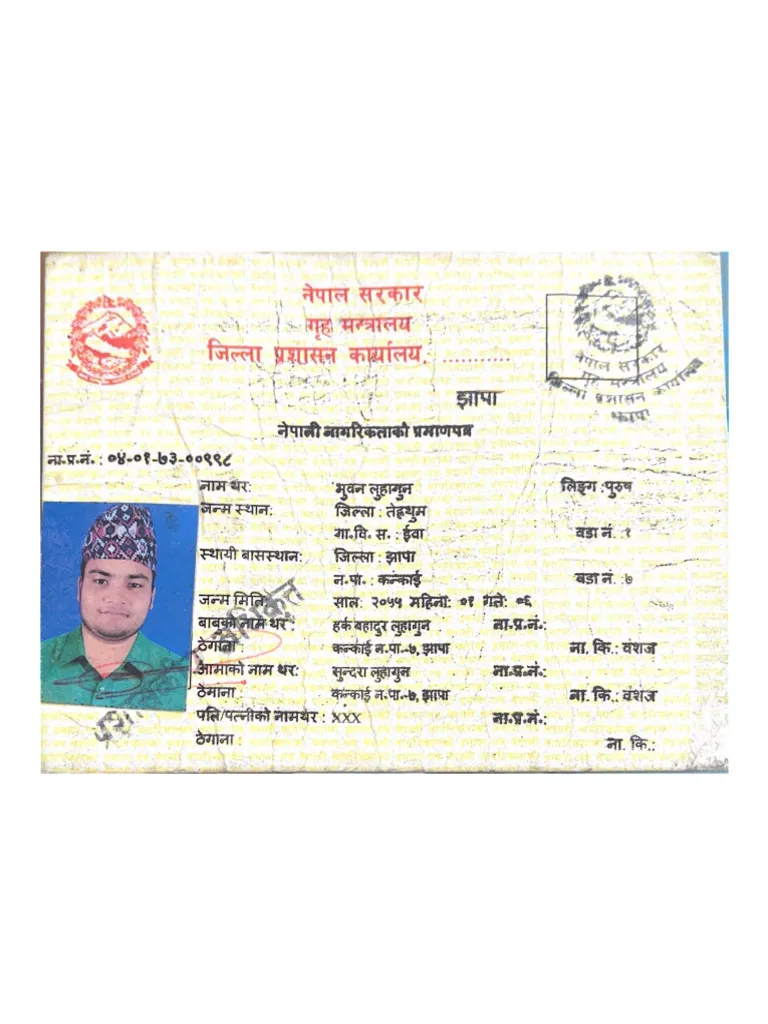
#> input picture Raw Citizenship Images/Front/1.png, 768 x 1024 px; its folder holds only this picture in this run
$ jupyter execute 'Quality Check.ipynb'   (older library calls are emulated)
#> lines starting #> are read from the running program, lines starting #| are printed output that depends on the picture
# Blur Detection Algorithm

The purpose of this will be to check how blurry an image is by checking its lows and high variange using variance of laplacian

[cell 1]
import cv2
# Apply LoG Laplacian of Gaussian
def variance_of_LoG(image):
    """Computes the variance of laplacian of an image and then returns the focus"""
    blurred = cv2.GaussianBlur(image, (5,5), 0)
    return cv2.Laplacian(blurred, cv2.CV_64F).var()

def is_blurry(image, threshold = 72.27):
    """Checks if the image is blurry or not by checking if the image variance of laplacian is below or
    above the threshold"""
    gray_image = cv2.cvtColor(image, cv2.COLOR_BGR2GRAY)
    laplacian_var = variance_of_LoG(gray_image)

    return laplacian_var < threshold, laplacian_var

[cell 2]
import cv2
# Apply LoG Laplacian of Gaussian
def variance_of_laplacian(image):
    """Computes the variance of laplacian of an image and then returns the focus"""
    return cv2.Laplacian(image, cv2.CV_64F).var()

def is_blurry(image, threshold = 37.771):
    """Checks if the image is blurry or not by checking if the image variance of laplacian is below or
    above the threshold"""
    gray_image = cv2.cvtColor(image, cv2.COLOR_BGR2GRAY)
    laplacian_var = variance_of_laplacian(gray_image)

    return laplacian_var < threshold, laplacian_var

[cell 3]
import os
import cv2
import numpy as np
import matplotlib.pyplot as plt
from collections import defaultdict

# ─────────────────────────────────────────────
# CONFIG — change this to your dataset folder
# ─────────────────────────────────────────────
IMAGE_DIR = "Datasets/Augmented/Front"
IMAGE_EXTS = (".jpg", ".jpeg", ".png", ".bmp", ".tiff")

# ─────────────────────────────────────────────
# HELPERS
# ─────────────────────────────────────────────
def get_group_label(filename):
    name = os.path.basename(filename).lower()
    parts = []
    if "blur"   in name: parts.append("blur")
    if "glare"  in name: parts.append("glare")
    if "rotate" in name: parts.append("rotate")
    return "+".join(parts) if parts else "clean"


def log_score(image_path):
#> called with image_path = 'Raw Citizenship Images/Front/1.png'
    img = cv2.imread(image_path, cv2.IMREAD_GRAYSCALE)
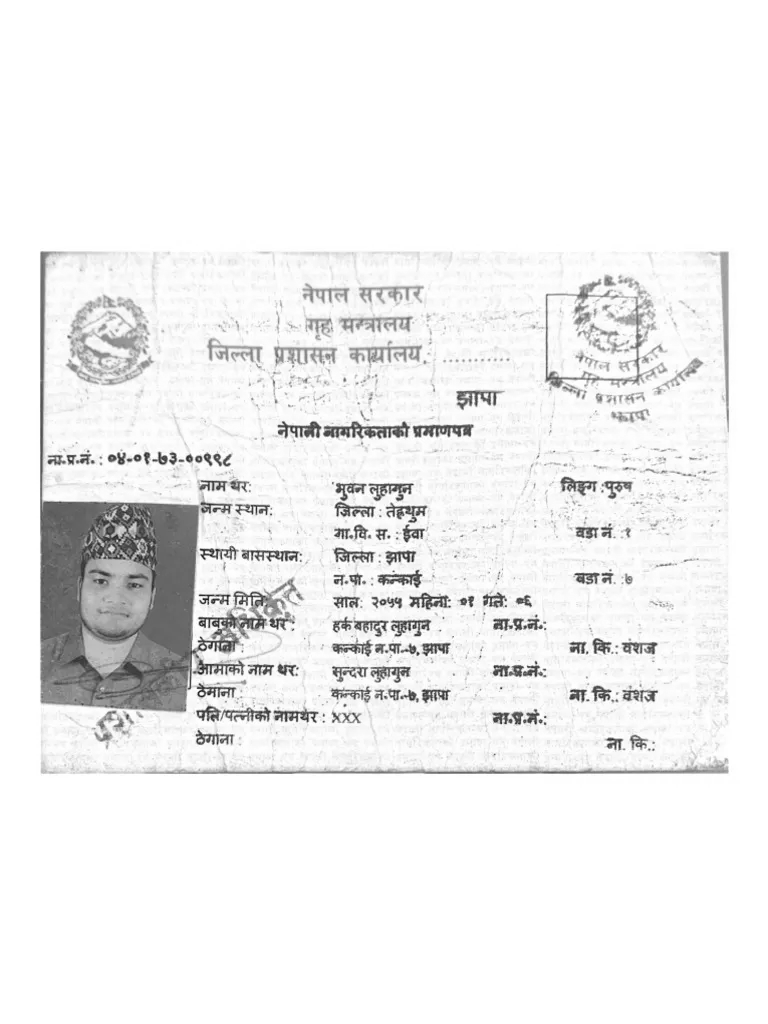
#> img: shape (1024, 768); min 18, max 255, mean 240.1
    if img is None:
        return None
    blurred = cv2.GaussianBlur(img, (5, 5), sigmaX=1.0)
    return cv2.Laplacian(blurred, cv2.CV_64F).var()


def glare_ratio(image_path):
    """Fraction of pixels blown out above brightness 240."""
    img = cv2.imread(image_path, cv2.IMREAD_GRAYSCALE)
    if img is None:
        return None
    return np.sum(img > 240) / img.size


# ─────────────────────────────────────────────
# COLLECT SCORES
# ─────────────────────────────────────────────
all_image_paths = [
    os.path.join(root, f)
    for root, _, files in os.walk(IMAGE_DIR)
    for f in files
    if f.lower().endswith(IMAGE_EXTS)
]

if not all_image_paths:
    raise FileNotFoundError(f"No images found in: {IMAGE_DIR}")

group_scores  = defaultdict(list)
group_glare   = defaultdict(list)
skipped       = []

for path in all_image_paths:
    score = log_score(path)
#> score = 66.58
    glare = glare_ratio(path)
#> glare = 0.841
    if score is None:
        skipped.append(path)
        continue
    label = get_group_label(path)
    group_scores[label].append(score)
    group_glare[label].append(glare)

print(f"\nProcessed : {len(all_image_paths) - len(skipped)} images")
print(f"Skipped   : {len(skipped)} unreadable files")

# ─────────────────────────────────────────────
# PER-GROUP STATS
# ─────────────────────────────────────────────
print("\n" + "═" * 55)
print(f"{'GROUP':<25} {'N':>5} {'MEAN':>7} {'MEDIAN':>8} {'STD':>7} {'MIN':>7} {'MAX':>7}")
print("═" * 55)

for group in sorted(group_scores):
    arr = np.array(group_scores[group])
    g   = np.array(group_glare[group])
    print(
        f"{group:<25} {len(arr):>5} {arr.mean():>7.2f} "
        f"{np.median(arr):>8.2f} {arr.std():>7.2f} "
        f"{arr.min():>7.2f} {arr.max():>7.2f}"
    )
    # Warn if glare is inflating scores
    high_glare = np.sum(g > 0.05)
    if high_glare > 0:
        print(f"  ⚠️  {high_glare}/{len(arr)} images have >5% glare pixels (scores may be inflated)")

print("═" * 55)

# ─────────────────────────────────────────────
# OPTIMAL THRESHOLD (blur-only vs everything else)
# ─────────────────────────────────────────────
from sklearn.metrics import f1_score

labels_bin, scores_all = [], []
for group, scores in group_scores.items():
    for s in scores:
        # blur-only = 1 (most degraded), rest = 0
        labels_bin.append(1 if group == "blur" else 0)
        scores_all.append(s)

thresholds = np.linspace(min(scores_all), max(scores_all), 300)
best_thresh, best_f1 = 0, 0
for t in thresholds:
    preds = [1 if s < t else 0 for s in scores_all]
    f1 = f1_score(labels_bin, preds, zero_division=0)
    if f1 > best_f1:
        best_f1, best_thresh = f1, t

print(f"\nOptimal blur threshold : {best_thresh:.2f}  (F1 = {best_f1:.3f})")
print(f"Old mean threshold     : 37.10")
print(f"Images below threshold : {sum(1 for s in scores_all if s < best_thresh)} (classified as blur-dominant)")

# ─────────────────────────────────────────────
# PLOT
# ─────────────────────────────────────────────
COLORS = ["steelblue", "tomato", "goldenrod", "mediumseagreen", "orchid"]
fig, axes = plt.subplots(1, 2, figsize=(14, 5))
fig.suptitle("LoG Sharpness Analysis by Augmentation Group", fontsize=14, fontweight="bold")

# --- Histogram ---
ax = axes[0]
for i, (group, scores) in enumerate(sorted(group_scores.items())):
    ax.hist(scores, bins=30, alpha=0.6, label=group, color=COLORS[i % len(COLORS)])
ax.axvline(best_thresh, color="black",     linestyle="--", linewidth=1.5, label=f"Optimal ({best_thresh:.1f})")
ax.axvline(37.1,        color="dimgray",   linestyle=":",  linewidth=1.2, label="Old mean (37.1)")
ax.set_xlabel("LoG Score")
ax.set_ylabel("Count")
ax.set_title("Score Distribution per Group")
ax.legend(fontsize=8)

# --- Box plot ---
ax2 = axes[1]
sorted_groups = sorted(group_scores.keys())
data = [group_scores[g] for g in sorted_groups]
bp = ax2.boxplot(data, patch_artist=True, notch=False)
for patch, color in zip(bp["boxes"], COLORS):
    patch.set_facecolor(color)
    patch.set_alpha(0.7)
ax2.axhline(best_thresh, color="black", linestyle="--", linewidth=1.5, label=f"Optimal ({best_thresh:.1f})")
ax2.set_xticklabels(sorted_groups, rotation=15, ha="right", fontsize=9)
ax2.set_ylabel("LoG Score")
ax2.set_title("Score Spread per Group")
ax2.legend(fontsize=8)

plt.tight_layout()
plt.savefig("blur_analysis.png", dpi=150, bbox_inches="tight")
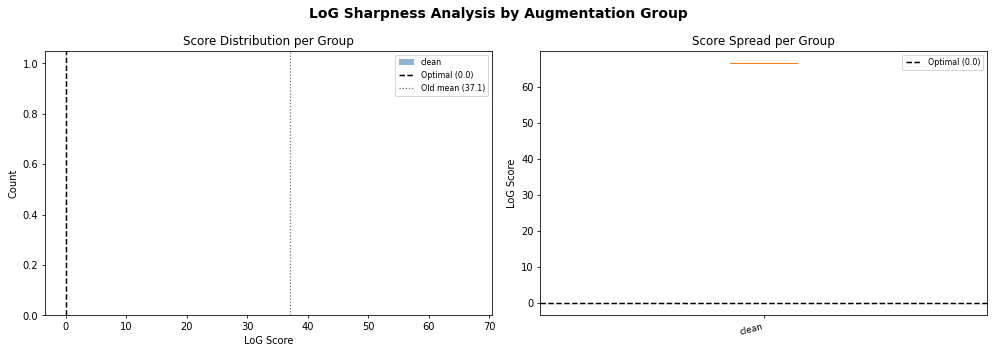
#> figure drawn by matplotlib, 2 panels; panel 1: tallest bar 1 high, from x = 66.58 to 66.62
print("\nPlot saved → blur_analysis.png")
plt.show()

$ run again, on Raw Citizenship Images/Front/15673.jpg
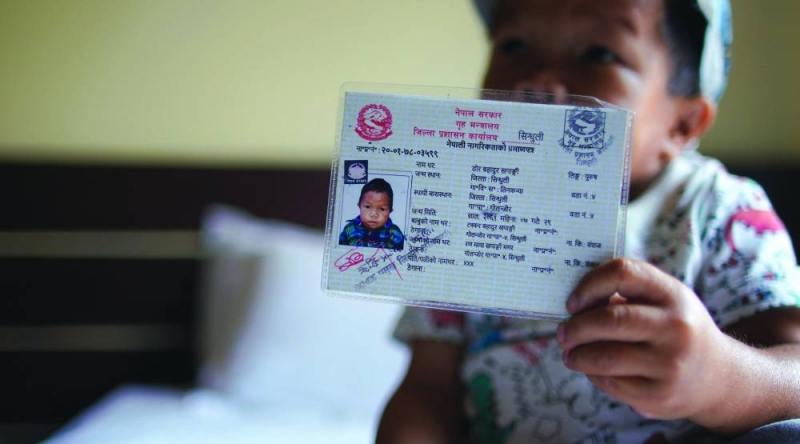
#> input picture Raw Citizenship Images/Front/15673.jpg, 800 x 444 px
#> in log_score, `img = cv2.imread(image_path, cv2.IMREAD_GRAYSCALE)`:
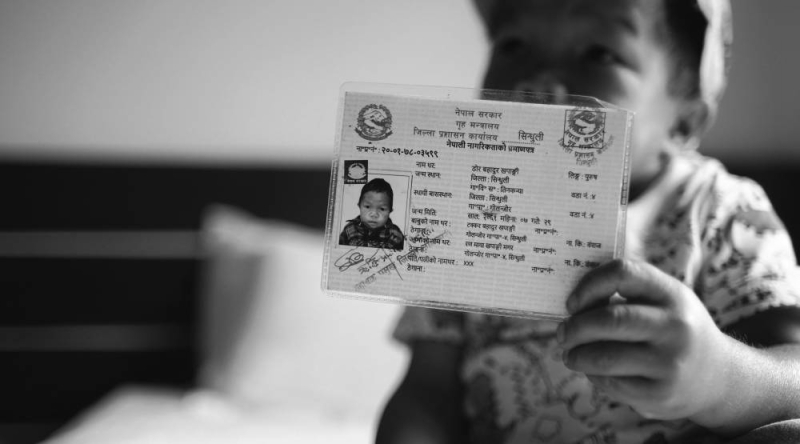
#> img: shape (444, 800); min 10, max 255, mean 119.4
#> score = 19.74
#> glare = 0.00695
#> `plt.savefig("blur_analysis.png", dpi=150, bbox_inches="tight")`:
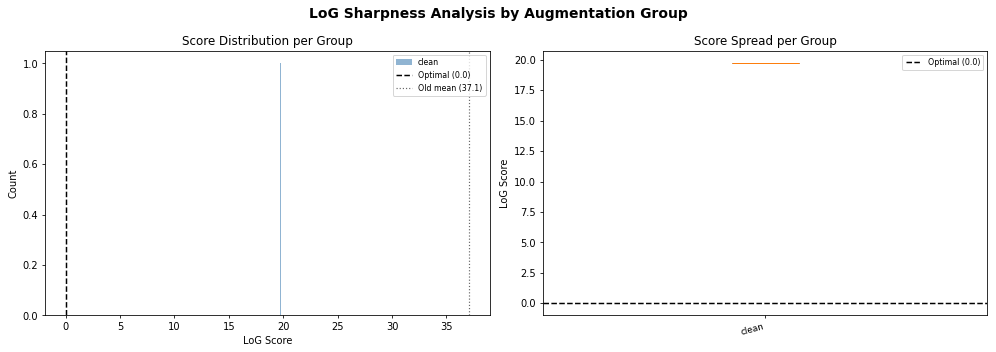
#> figure drawn by matplotlib, 2 panels; panel 1: tallest bar 1 high, from x = 19.74 to 19.77
